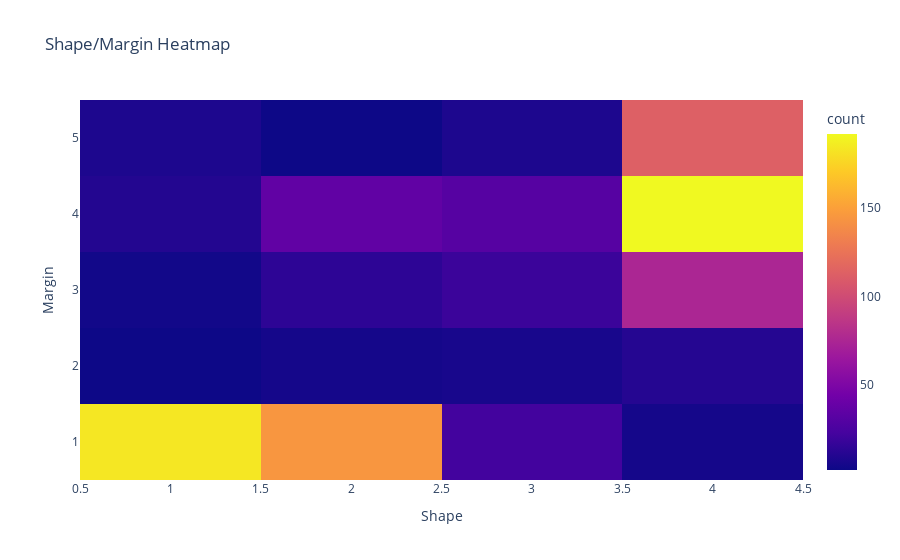

The cell this chart's notebook holds for it:
### Code cell
# fifth visualization, heatmap
# show the correlation between shape and margin
shapemargin = px.density_heatmap(df, x="Shape", y="Margin", title='Shape/Margin Heatmap')
shapemargin

### Figure 1 — Plotly figure (JSON) as saved in the notebook; plotly's stock layout.template omitted (floating-point values rounded to 4 significant figures; data arrays with more than 128 entries replaced by an {"elided": "..."} marker saying what was removed)
{"data": [{"coloraxis": "coloraxis", "hovertemplate": "Shape=%{x}<br>Margin=%{y}<br>count=%{z}<extra></extra>", "name": "", "type": "histogram2d", "x": {"elided": "961 int values"}, "xaxis": "x", "xbingroup": "x", "y": {"elided": "961 int values"}, "yaxis": "y", "ybingroup": "y"}], "layout": {"coloraxis": {"colorbar": {"title": {"text": "count"}}, "colorscale": [[0, "#0d0887"], [0.1111, "#46039f"], [0.2222, "#7201a8"], [0.3333, "#9c179e"], [0.4444, "#bd3786"], [0.5556, "#d8576b"], [0.6667, "#ed7953"], [0.7778, "#fb9f3a"], [0.8889, "#fdca26"], [1, "#f0f921"]]}, "legend": {"tracegroupgap": 0}, "title": {"text": "Shape/Margin Heatmap"}, "xaxis": {"anchor": "y", "domain": [0, 1], "title": {"text": "Shape"}}, "yaxis": {"anchor": "x", "domain": [0, 1], "title": {"text": "Margin"}}}}
